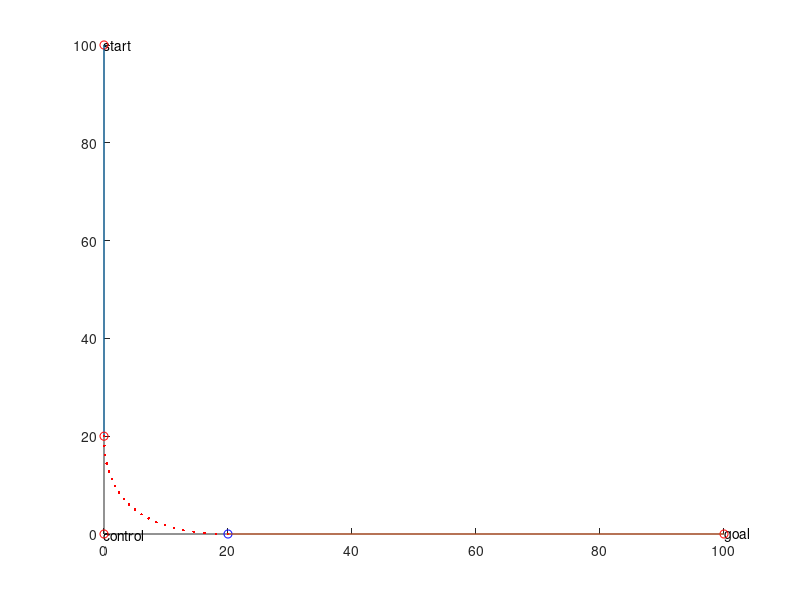

Recreate this plot in MATLAB.
% 圆角曲线
% 参考：https://github.com/antvis/X6/blob/346b3b0cc58c7e06b235bcaf4bde45ebd9b72d6a/packages/x6/src/registry/connector/rounded.ts

clc;
clear;
close all;

figure(1)
hold on 

sourcePoint = [0, 100];
targetPoint = [100, 0];
%控制点
routePoints = [0, 0]; 
%routePoints = [12.7, 36.4, 42.2, 36.4]; 
radius = 20;

points.x = sourcePoint(1);
points.y = sourcePoint(2);
text(sourcePoint(1), sourcePoint(2), 'start');
plot(sourcePoint(1), sourcePoint(2), 'ro');

for i = 1 : length(routePoints)/2
  points(end+1).x = routePoints((i-1)*2+1);
  points(end).y = routePoints((i-1)*2+2);
  text(routePoints((i-1)*2+1), routePoints((i-1)*2+2), 'control');
  plot(routePoints((i-1)*2+1), routePoints((i-1)*2+2), 'ro');
end
points(end+1).x = targetPoint(1);
points(end).y = targetPoint(2);
text(targetPoint(1), targetPoint(2), 'goal');
plot(targetPoint(1), targetPoint(2), 'ro');
f13 = 1 / 3;
f23 = 2 / 3;

curve_segment_start = sourcePoint;  
  
for i = 2 : length(points) - 1
  curr = [points(i).x, points(i).y];
  prev = [points(i-1).x, points(i-1).y];  
  next = [points(i+1).x, points(i+1).y];  
  prevDistance = sqrt((curr(1)-prev(1))*(curr(1)-prev(1))+(curr(2)-prev(2))*(curr(2)-prev(2)))/2;
  nextDistance = sqrt((curr(1)-next(1))*(curr(1)-next(1))+(curr(2)-next(2))*(curr(2)-next(2)))/2;
  startMove = min(radius, prevDistance);
  endMove = min(radius, nextDistance);

  angle = atan2(prev(2)-curr(2), prev(1)-curr(1));
  roundedStart = [curr(1) + cos(angle) * startMove, curr(2) + sin(angle) * startMove];
  angle = atan2(next(2)-curr(2), next(1)-curr(1));
  roundedEnd = [curr(1) + cos(angle) * endMove, curr(2) + sin(angle) * endMove];
  
  control1 = [f13 * roundedStart(1) + f23 * curr(1), f23 * curr(2) + f13 * roundedStart(2)];
  control2 = [f13 * roundedEnd(1) + f23 * curr(1), f23 * curr(2) + f13 * roundedEnd(2)];
    	
  % 画直线段
  plot ([curve_segment_start(1), roundedStart(1)], [curve_segment_start(2), roundedStart(2)]);
  % 画bezier曲线段
  p0 = roundedStart;
  p1 = control1;
  p2 = control2;
  p3 = roundedEnd;
  node = 0:0.05:1;
  bx = [];
  by = [];
  for t = 1:length(node) 
    bx(t) = p0(1)*((1-node(t))^3) + 3*p1(1)*node(t)*((1-node(t))^2) + 3*p2(1)*(node(t)^2)*(1-node(t)) + p3(1)*(node(t)^3);
    by(t) = p0(2)*((1-node(t))^3) + 3*p1(2)*node(t)*((1-node(t))^2) + 3*p2(2)*(node(t)^2)*(1-node(t)) + p3(2)*(node(t)^3);
  end
  plot(p0(1),p0(2), 'ro')
  %plot(p1(1),p1(2), 'go')
  %plot(p2(1),p2(2), 'bo')
  plot(p3(1),p3(2), 'bo')
  plot(bx,by, 'r.')
      
  curve_segment_start = roundedEnd;
end

  % 画直线段
  plot ([curve_segment_start(1), targetPoint(1)], [curve_segment_start(2), targetPoint(2)]);
  